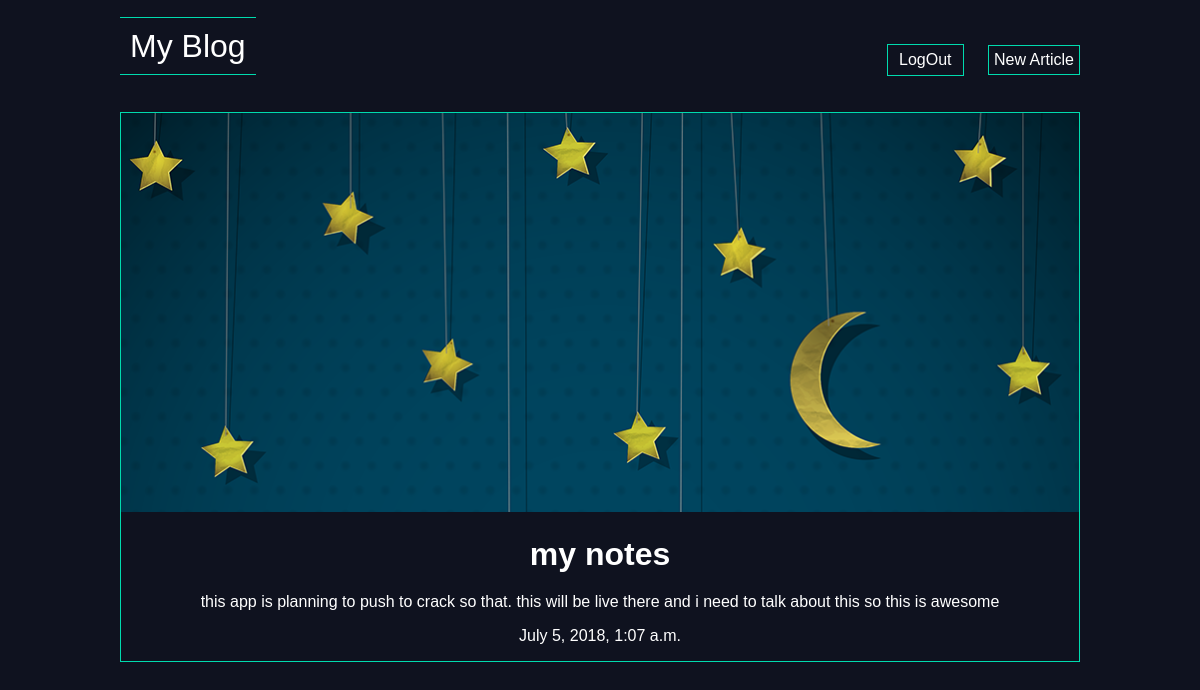
The app's page /articles/my-notes/ (signed in) with its own data.
### articles/models.py (models this page shows, shortened)
class Article(models.Model):
    title = models.CharField(max_length = 100)
    slug = models.SlugField()
    body = models.TextField()
    date = models.DateTimeField(auto_now_add = True)
    thumb = models.ImageField(default = 'default.png',blank = True)
    author = models.ForeignKey(User, on_delete= models.SET_DEFAULT, default = None)

### articles/views.py (the view)
# urls.py: path('<slug>/',views.article_detail, name = 'detail'),
def article_detail(request,slug):
    article = Article.objects.get(slug = slug)
    return render(request,'articles/article_detail.html', {'article':article} )

### articles/templates/articles/article_detail.html
{% extends 'base_layout.html' %}
{% block content%}
<div class="article-detail">
  <div class="article">
    <img src="{{ article.thumb.url }}"/>
    <h2>{{article.title}}</h2>
    <p>{{article.body}}</p>
    <p>{{article.date}}</p>
  </div>
</div>
{% endblock%}

### static/style.css (style rules this page uses)
body { background-color: #0f121f; color:#fff; }
body * { font-family: Titillium Web, sans-serif; }
h1, h2, h3, h4, h5 { font-weight: normal; margin: 0; }
.article { padding:10px; border: 1px solid #00dbae; position: relative; padding-bottom:40px; }
.article h2 { font-size:1.2em; font-weight:bold; }
.article-detail .article { padding: 0; }
.article-detail .article img { max-width:100%; }
.article-detail .article h2 { text-align:center; margin: 20px auto; font-size: 2em; }
.article-detail .article p { text-align:center; }

### records on screen
Article: thumb (picture), title "my notes", body "this app is planning to push to crack so that. this will be live there and i need to talk about this so this is awesome", date "July 5, 2018, 1:07 a.m."
